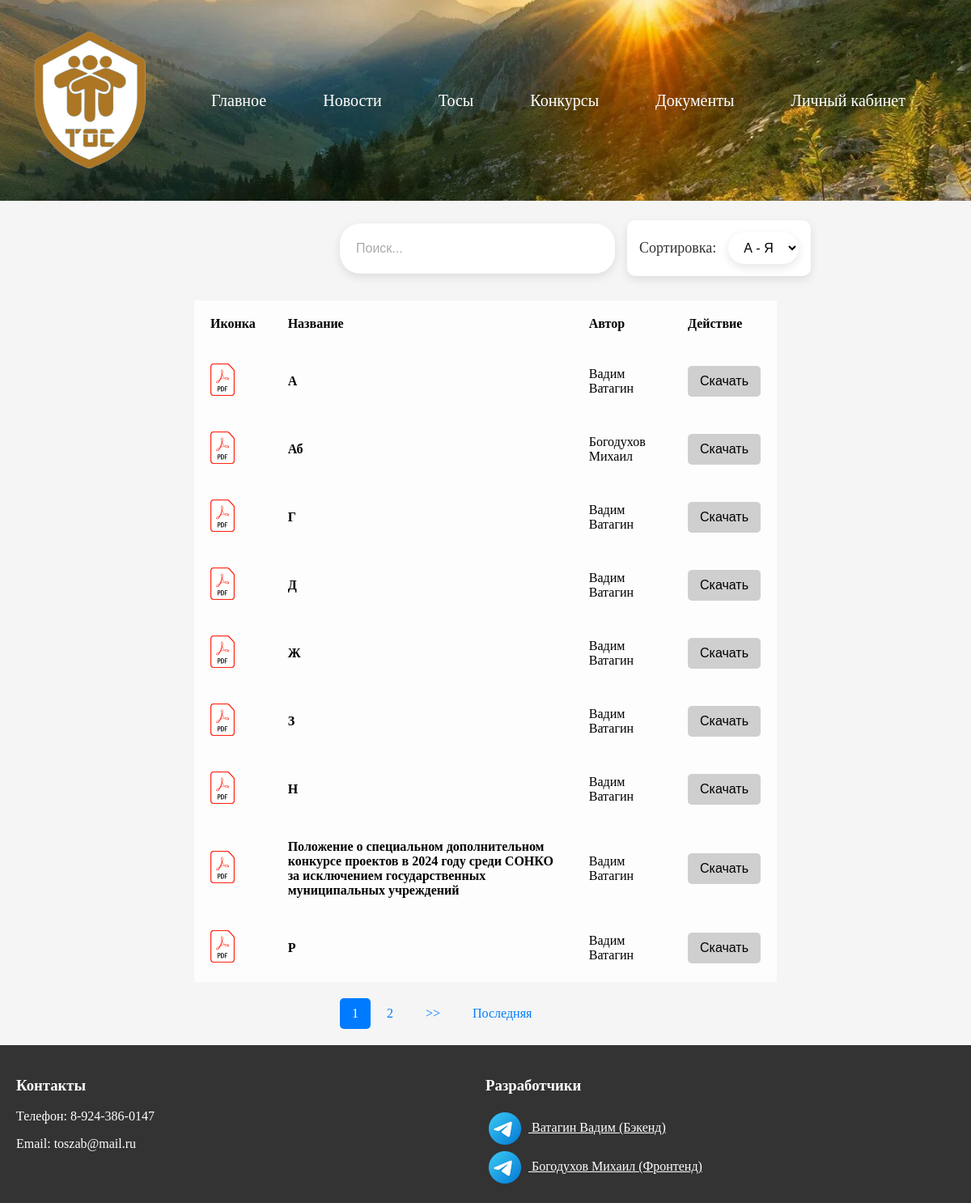
The page /Документы on the database its author committed.
### tos/models.py (models this page shows, shortened)
class Doc(models.Model):
    name = models.CharField(max_length=200, default='Untitled doc', verbose_name='Имя')
    pdf_document = models.FileField(max_length=200, upload_to='pdfs/', verbose_name='PDF Документ', blank=True, null=True)
    author = models.ForeignKey(settings.AUTH_USER_MODEL, on_delete=models.CASCADE)
    class Meta:
        verbose_name = "документ"
        verbose_name_plural = "документы"

### tos/views.py (called while the page is built)
def doc(request):
    queryset = Doc.objects.all()
    search_query = request.GET.get('search', '')
    if search_query:
        queryset = queryset.filter(name__icontains=search_query)
    sort_order = request.GET.get('sort', 'asc')
    if sort_order == 'desc':
        queryset = queryset.order_by('-name')
    else:
        queryset = queryset.order_by('name')
    paginator = Paginator(queryset, 9)
    page_number = request.GET.get('page')
    page_obj = paginator.get_page(page_number)
    context = {
        'contests': page_obj,
        'search_query': search_query,
        'sort_order': sort_order,
    }
    return render(request, "doc.html", context)

### tos/templates/doc.html (shortened to what this page needs)
<!DOCTYPE html>
{% load static %}
<html lang="ru">
<head>
    <link rel="stylesheet" href="{% static "css/styles_doc.css" %}" />
</head>
<body>
    <header style="background-image: url('/media/background.jpg');">
        <a href="{% url 'home' %}"class="logo">
            <img src="{% static 'media/ic.png' %}" alt="Логотип" width="50" height="50">
        </a>
        <nav class="menu">
            <ul>
                <li><a href="{% url 'home' %}">Главное</a></li>
                <li><a href="{% url 'news' %}">Новости</a></li>
                <li><a href="{% url 'tos' %}">Тосы</a></li>
                <li><a href="{% url 'comp' %}">Конкурсы</a></li>
                <li><a href="{% url 'doc' %}">Документы</a></li>
                <li class="account"><a href="{% url 'auth' %}">Личный кабинет</a></li>
            </ul>
        </nav>
    </header>
 <main>
<div class="container">
         <div class="search-container">
    <form method="get" action="" class="search-form">
        <input type="text" name="search" placeholder="Поиск..." class="search-input" id="searchInput" value="{{ search_query }}" onkeyup="filterContests()">
        <div class="sort-cell">
            <label for="sort">Сортировка:</label>
            <select id="sort" name="sort" onchange="this.form.submit()">
                <option value="asc" {% if sort_order == 'asc' %}selected{% endif %}>А - Я</option>
            </select>
        </div>
    </form>
</div>
</div>
<table class="document-table">
    <thead>
        <tr>
            <th>Иконка</th>
            <th>Название</th>
            <th>Автор</th>
            <th>Действие</th>
        </tr>
    </thead>
    <tbody id="documentBody">
        {% for i in contests %}
        <tr>
            <td><img src="{% static "media/pdf-icon.png" %}" alt="Иконка" class="icon"></td>
            <td><strong>{{ i.name }}</strong></td>
            <td>{{ i.author.first_name }} {{ i.author.last_name }}</td>
            <td>
                {% if i.pdf_document %}
                <button onclick="downloadDocument('{{ i.pdf_document.url }}')">Скачать</button></td>
                {% endif %}
        </tr>
        {% endfor %}
    </tbody>
</table>
<div class="pagination">
    <span class="step-links">
        {% for num in contests.paginator.page_range %}
            {% if num == contests.number %}
                <span class="current">{{ num }}</span>
            {% elif num > contests.number|add:-3 and num < contests.number|add:3 %}
                <a href="?page={{ num }}">{{ num }}</a>
            {% elif num == 1 or num == contests.paginator.num_pages %}
                <a href="?page={{ num }}">{{ num }}</a>
            {% elif not forloop.first and forloop.last %}
                <span>...</span>
            {% endif %}
        {% endfor %}
        {% if contests.has_next %}
            <a href="?page={{ contests.next_page_number }}">>></a>
            <a href="?page={{ contests.paginator.num_pages }}">Последняя</a>
        {% endif %}
    </span>
    </div>
    </main>
</body>
   <footer class="footer">
    <div class="footer-column">
         <h3>Контакты</h3>
                <p>Телефон: 8-924-386-0147</p>
                <p>Email: toszab@mail.ru</p></div>
    <div class="footer-column">
    <div class="footer-column">
        <h3>Разработчики</h3>
        <a href="https://t.me/VadimV_1" class="icon" style="color: white;">
        <img src="{% static 'media/icotg.png' %}" alt="Telegram" style="color: white; vertical-align: middle;">
        Ватагин Вадим (Бэкенд)
    </a>
<br>
    <a href="https://t.me/Lamenat21" class="icon" style="color: white;">
        <img src="{% static 'media/icotg.png' %}" alt="Telegram" style="color: white; vertical-align: middle;">
        Богодухов Михаил (Фронтенд)
    </a></div>
</footer>
</html>

### tos/static/css/styles_doc.css (style rules this page uses)
body { min-width: 1200px; margin: 0; background-color: #f5f5f5; color: black; }
header { display: flex; justify-content: space-between; align-items: center; background-image: url('Image/background.jpg'); background-size: cover; background-position: center; height: 200px; padding: 2%; }
.logo { display: flex; align-items: center; }
.logo img { width: 180px; height: 180px; }
.menu { display: flex; justify-content: center; margin: 0 auto; position: relative; z-index: 1; }
.menu ul { list-style: none; display: flex; margin: 0; padding: 0; }
.menu li { margin: 0 15px; position: relative; }
.menu a { font-size: 20px; text-decoration: none; color: white; padding: 10px 20px; position: relative; }
.menu a::after { content: ''; position: absolute; left: 0; bottom: -5px; width: 0; height: 2px; background-color: white; transition: width 0.3s ease; }
.document-table { font-family:Cambria, Cochin, Georgia, Times, 'Times New Roman', serif; width: 60%; margin: 20px auto; border-collapse: collapse; background-color: rgba(255, 255, 255, 0.8); }
.document-table th, .document-table td { padding: 20px; text-align: left; }
.icon { width: 30px; height: 40px; }
button { font-size: 16px; padding: 10px 15px; border-radius: 5px; border: none; background-color: rgba(197, 197, 197, 0.8); color: rgb(0, 0, 0); cursor: pointer; }
form { margin-top:2%; margin-left: 35%; display: flex; align-items: center; }
.search-container { display: flex; margin-bottom: 30px; }
input[type="text"] { padding: 22px 20px; border: none; border-radius: 25px; box-shadow: 0 4px 12px rgba(0, 0, 0, 0.1); font-size: 16px; width: 300px; transition: all 0.3s ease; background-color: #ffffff; }
input[type="text"]::placeholder { color: #aaa; opacity: 1; }
.sort-cell { display: flex; align-items: center; margin-left: 15px; background-color: #ffffff; padding: 15px; border-radius: 10px; box-shadow: 0 4px 12px rgba(0, 0, 0, 0.1); }
.sort-cell label { margin-right: 15px; font-size: 18px; color: #333; }
select { padding: 10px 15px; border: none; border-radius: 20px; box-shadow: 0 4px 12px rgba(0, 0, 0, 0.1); font-size: 16px; background-color: #ffffff; transition: all 0.3s ease; }
.pagination { display: flex; padding-left:35%; margin: 20px 0; }
.step-links { display: flex; align-items: center; }
.step-links a { text-decoration: none; color: #007bff; padding: 10px 15px; margin: 0 5px; border-radius: 5px; transition: background-color 0.3s; }
.current { background-color: #007bff; color: white; padding: 10px 15px; border-radius: 5px; }
.icon { align-items: center; margin-right: 10px; }
.icon img { margin-right: 5px; }
footer { font-family:Cambria, Cochin, Georgia, Times, 'Times New Roman', serif; display: flex; justify-content: space-between; background-color: #333; color: white; padding: 20px; }
.footer-column { flex: 1; }

### rows shown on the page
Doc: name "А", author.first_name "Вадим", author.last_name "Ватагин"
Doc: name "Аб", author.first_name "Богодухов", author.last_name "Михаил"
Doc: name "Г", author.first_name "Вадим", author.last_name "Ватагин"
Doc: name "Д", author.first_name "Вадим", author.last_name "Ватагин"
Doc: name "Ж", author.first_name "Вадим", author.last_name "Ватагин"
Doc: name "З", author.first_name "Вадим", author.last_name "Ватагин"
Doc: name "Н", author.first_name "Вадим", author.last_name "Ватагин"
Doc: name "Положение о специальном дополнительном конкурсе проектов в 2024 году среди СОНКО за исключением государственных муниципальных учреждений", author.first_name "Вадим", author.last_name "Ватагин"
Doc: name "Р", author.first_name "Вадим", author.last_name "Ватагин"

### other values the page prints
{{ num }} "1"
{{ num }} "2"
